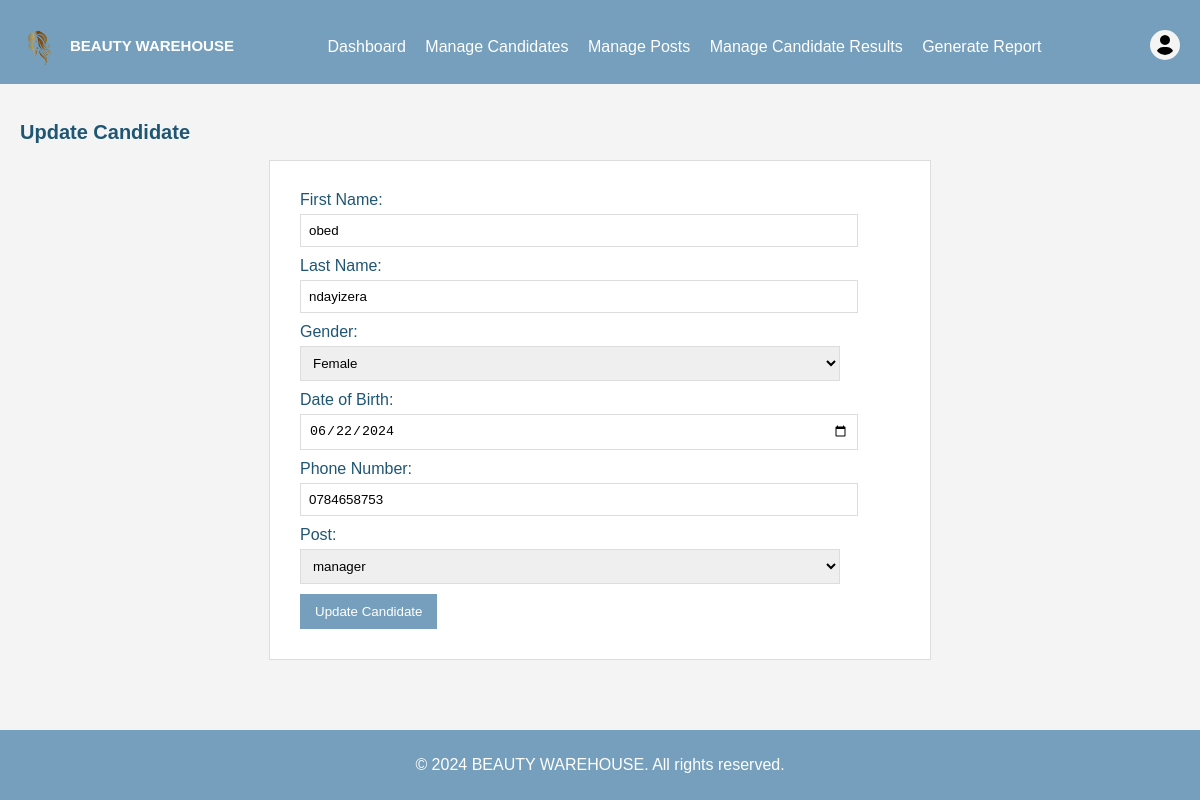
Page /update_candidate.php?id=6 (signed in) on the committed database.
### tables this page shows
CREATE TABLE `candidate` (
  `C_ID` int(11) NOT NULL,
  `C_FirstName` varchar(50) NOT NULL,
  `C_LastName` varchar(50) NOT NULL,
  `C_Gender` varchar(10) NOT NULL,
  `C_DateOfBirth` date NOT NULL,
  `PhoneNumber` varchar(15) NOT NULL,
  `PostId` int(11) DEFAULT NULL
);

### update_candidate.php (the view, shortened to what this page needs)
<?php
include 'includes/db.php';
$id = $_GET['id'];
$sql = "SELECT * FROM Candidate WHERE C_ID='$id'";
$result = $conn->query($sql);
$candidate = $result->fetch_assoc();
?>
<?php include 'includes/header.php'; ?>
<h2>Update Candidate</h2>
<form method="post" action="">
    <label for="first_name">First Name:</label><br>
    <input type="text" id="first_name" name="first_name" value="<?php echo $candidate['C_FirstName']; ?>" required><br>
    <label for="last_name">Last Name:</label>
    <input type="text" id="last_name" name="last_name" value="<?php echo $candidate['C_LastName']; ?>" required><br>
    <label for="gender">Gender:</label><br>
    <select id="gender" name="gender" required>
        <option value="Female" <?php if ($candidate['C_Gender'] == 'Female') echo 'selected'; ?>>Female</option>
    </select><br>
    <label for="dob">Date of Birth:</label><br>
    <input type="date" id="dob" name="dob" value="<?php echo $candidate['C_DateOfBirth']; ?>" required><br>
    <label for="phone">Phone Number:</label><br>
    <input type="text" id="phone" name="phone" value="<?php echo $candidate['PhoneNumber']; ?>" required><br>
    <label for="post_id">Post:</label><br>
    <select id="post_id" name="post_id" required>
        <?php
        $sql = "SELECT * FROM Post";
        $result = $conn->query($sql);
        while ($row = $result->fetch_assoc()) {
            echo "<option value='" . $row['PostId'] . "'";
            if ($row['PostId'] == $candidate['PostId']) echo ' selected';
            echo ">" . $row['PostName'] . "</option>";
        }
        ?>
    </select><br>
    <input type="submit" value="Update Candidate">
</form>
<?php include 'includes/footer.php'; ?>

### css/style.css (style rules this page uses)
body { font-family: Arial, sans-serif; background-color: #f4f4f4; color: #1F5673; margin: 0; padding: 0; }
h2 { font-size: 20px; color: #1F5673; }
form { max-width: 600px; margin: auto; padding: 30px; background: #fff; border: 1px solid #ddd; margin-bottom: 100px; }
form input[type="text"], form input[type="date"], form input[type="number"], form input[type="password"], form select { width: 90%; padding: 8px; margin: 5px 0 10px; border: 1px solid #ddd; }
form input[type="submit"] { background-color: #759FBC; color: #fff; padding: 10px 15px; border: none; cursor: pointer; }

### rows in the picture
candidate: first_name "obed", last_name "ndayizera", gender "Female", dob "06/22/2024", phone "0784658753"

### other values in the picture
form field post_id "manager"
